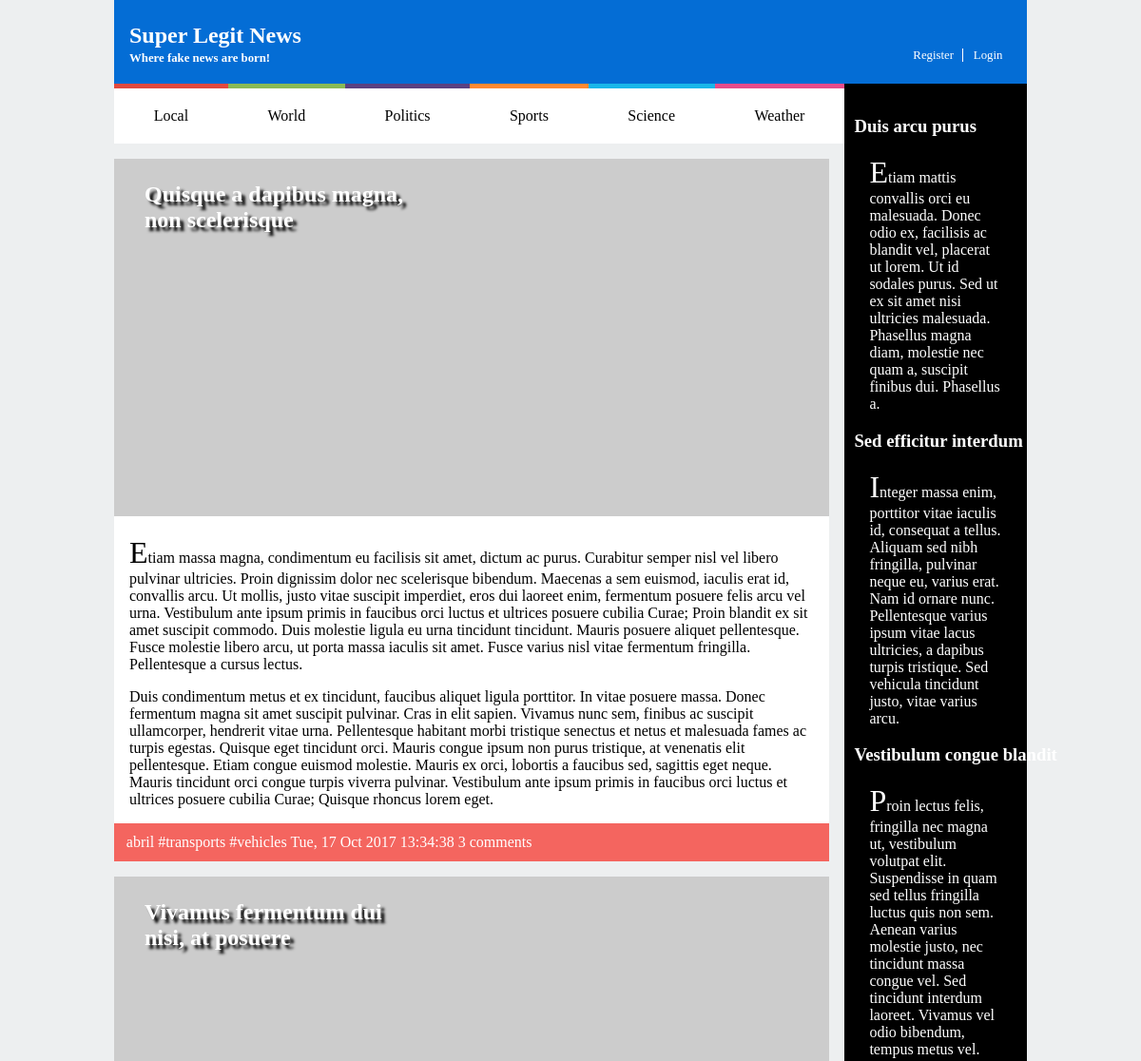
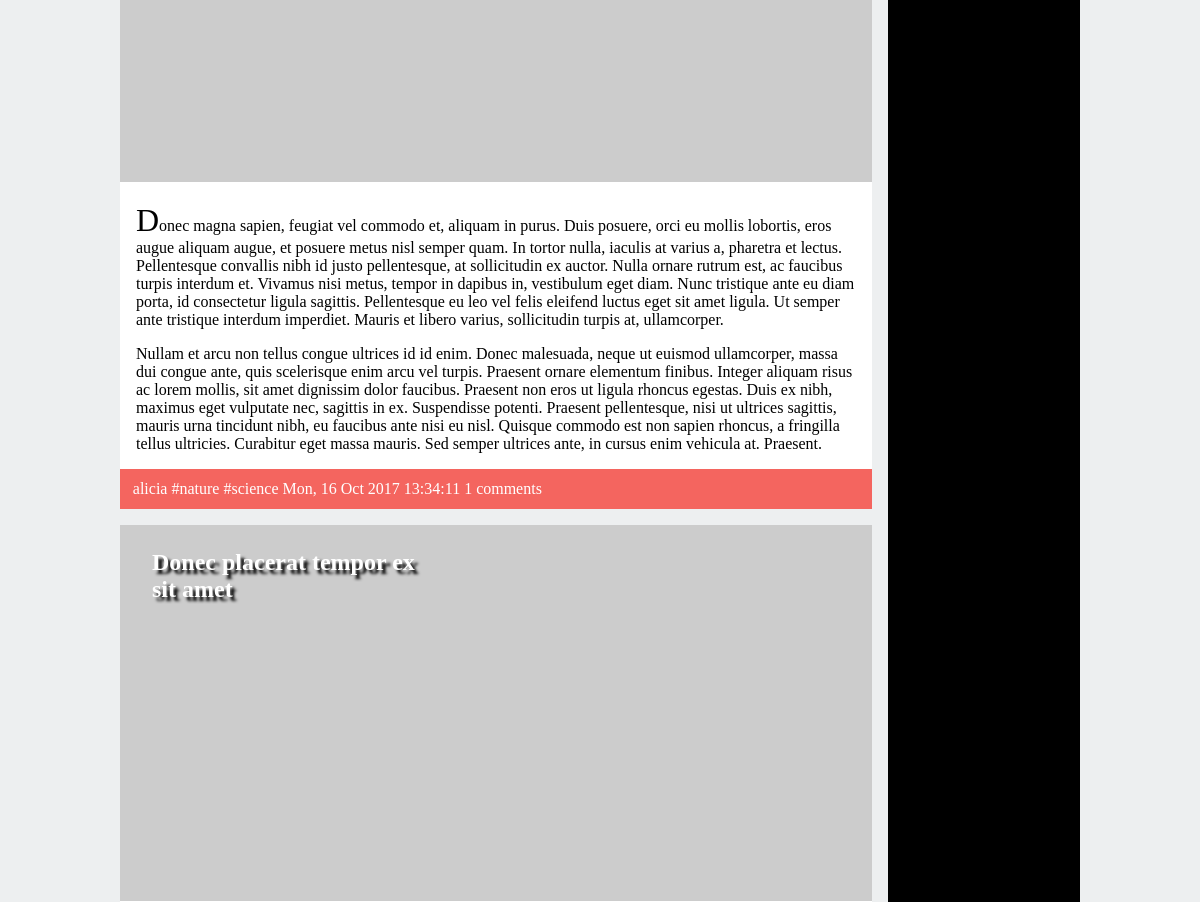
Before: / (upper part) with the older database file (2 pictures, top to bottom).
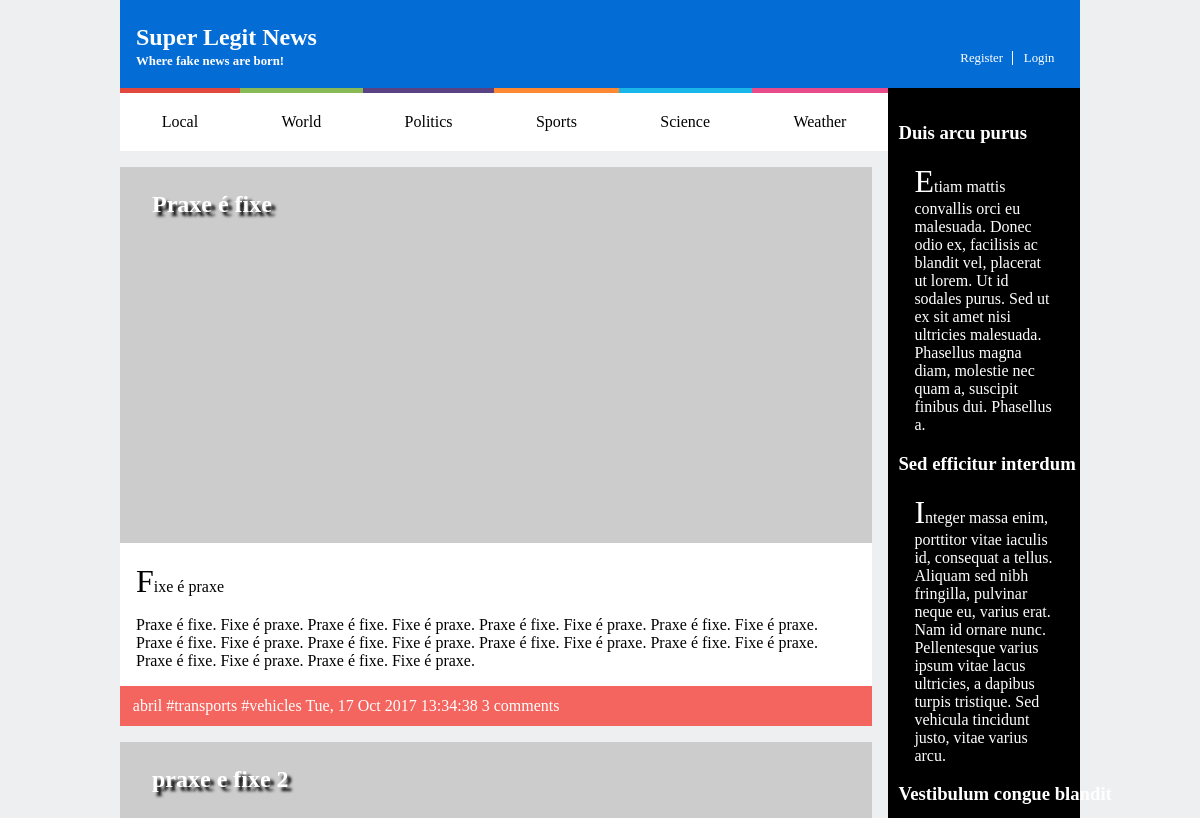
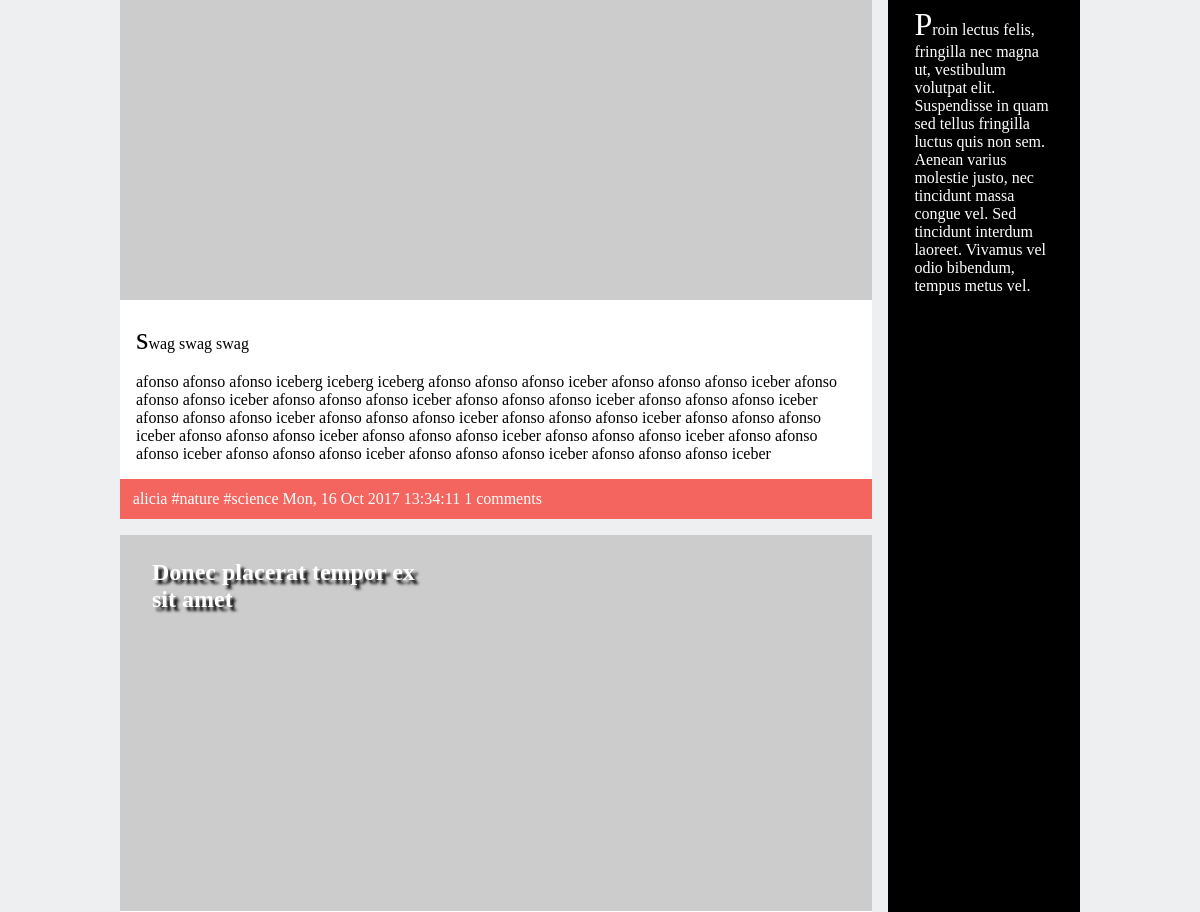
After: the same page with the newer database file (2 pictures, top to bottom).
### tables this page shows
CREATE TABLE news (
  id INTEGER PRIMARY KEY,
  title VARCHAR,
  published INTEGER, -- date when the article was published in epoch format
  tags VARCHAR, -- comma separated tags
  username VARCHAR REFERENCES users, -- who wrote the article
  introduction VARCHAR,
  fulltext VARCHAR
);

### index.php (called while the page is built)
<?php
    include_once('database/connection.php');
    include_once('database/news.php');
    $articles = getAllNews();
    include('templates/header.php');
    include('templates/list_news.php');
    include('templates/footer.php');
?>

### database/news.php (called while the page is built)
<?php
function getAllNews() {
    global $db;
    $stmt = $db->prepare('SELECT news.*, users.*, COUNT(comments.id) AS comments
						  FROM news LEFT JOIN users USING (username) LEFT JOIN comments ON comments.news_id = news.id
						  GROUP BY news.id, users.username
						  ORDER BY published DESC');
	$stmt->execute();
    $articles = $stmt->fetchAll();
    return $articles;
}
?>

### templates/list_news.php (the view)
<?php
	foreach($articles as $article) {
		echo '<article>';
		echo '<header>';
		echo '<h1>' . $article['title'] .' </h1>';
		echo '</header>';
		echo '<img src="http://lorempixel.com/600/300/business/" alt="">';
		echo '<p>' . $article['introduction'] . '</p>';
		echo '<p>' . $article['fulltext'] . '</p>';
		echo '<footer>';
		echo '<span class="author">' . $article['username'] . '</span>';
		echo '<span class="tags">';
		$tags = explode(",", $article['tags']);
		foreach($tags as $tag) {
			echo '<a href="index.php"> #' . $tag . ' ' . '</a>';
		}
		echo '</span>';
		echo '<span class="date">' . substr(gmdate('r', $article['published']), 0, -5) . '</span>';
		echo '<a href="news_item.php?id='. $article['id'] . '">' . $article['comments'] . ' comments' . '</a>';
		echo '</footer>';
		echo '</article>';
	}
?>

### templates/header.php (shortened to what this page needs)
<!DOCTYPE html>
<html lang="en-US">
  <head>
    <link href="css/style.css" rel="stylesheet">
    <link href="css/layout.css" rel="stylesheet">
    <link href="css/responsive.css" rel="stylesheet">
    <link href="css/comments.css" rel="stylesheet">
    <link href="css/forms.css" rel="stylesheet">
  </head>
  <body>
    <header>
      <h1><a href="index.html">Super Legit News</a></h1>
      <h2><a href="index.html">Where fake news are born!</a></h2>
      <div id="signup">
        <a href="register.html">Register</a>
        <a href="login.html">Login</a>
      </div>
    </header>
    <nav id="menu">
      <ul>
        <li><a href="index.html">Local</a></li>
        <li><a href="index.html">World</a></li>
        <li><a href="index.html">Politics</a></li>
        <li><a href="index.html">Sports</a></li>
        <li><a href="index.html">Science</a></li>
        <li><a href="index.html">Weather</a></li>
      </ul>
    </nav>
    <aside id="related">
      <article>
        <h1><a href="#">Duis arcu purus</a></h1>
        <p>Etiam mattis convallis orci eu malesuada. Donec odio ex, facilisis ac blandit vel, placerat ut lorem. Ut id sodales purus. Sed ut ex sit amet nisi ultricies malesuada. Phasellus magna diam, molestie nec quam a, suscipit finibus dui. Phasellus a.</p>
      </article>
      <article>
        <h1><a href="#">Sed efficitur interdum</a></h1>
        <p>Integer massa enim, porttitor vitae iaculis id, consequat a tellus. Aliquam sed nibh fringilla, pulvinar neque eu, varius erat. Nam id ornare nunc. Pellentesque varius ipsum vitae lacus ultricies, a dapibus turpis tristique. Sed vehicula tincidunt justo, vitae varius arcu.</p>
      </article>
      <article>
        <h1><a href="#">Vestibulum congue blandit</a></h1>
        <p>Proin lectus felis, fringilla nec magna ut, vestibulum volutpat elit. Suspendisse in quam sed tellus fringilla luctus quis non sem. Aenean varius molestie justo, nec tincidunt massa congue vel. Sed tincidunt interdum laoreet. Vivamus vel odio bibendum, tempus metus vel.</p>
      </article>
    </aside>
    <section id="news">

### templates/footer.php (shortened to what this page needs)
</section>
  </body>
</html>

### css/style.css (style rules this page uses)
body > header { padding-top: 0.5em; padding-bottom: 1em; padding-left: 1em; background-color: #046DD5; margin-bottom: 0em; }
a { text-decoration: none; color: white; }
header #signup a { color: white; }
header h1 { margin-bottom: 0px; font-size: 1.5em; color: white; }
header h2 { margin-top: 0.2em; margin-bottom: 0.2em; font-size: 0.8em; }
header #signup { font-size:0.8em; }
a[href="register.html"] { padding-right: 0.7em; border-right: 1px solid; border-right-color: white; }
a[href="login.html"] { padding-left: 0.6em; }
#menu ul { text-align: center; padding: 0em; margin-top: 0em; margin-bottom: 0em; }
#menu ul li { padding-top: 1.25em; padding-bottom: 1.25em; display: block; }
#menu ul li a { color: black; }
#menu ul li:nth-of-type(1) { border-top: 5px solid #E1493E; }
#menu ul li:nth-of-type(2) { border-top: 5px solid #8ABA56; }
#menu ul li:nth-of-type(3) { border-top: 5px solid #5B4282; }
#menu ul li:nth-of-type(4) { border-top: 5px solid #FF8932; }
#menu ul li:nth-of-type(5) { border-top: 5px solid #19B6E9; }
#menu ul li:nth-of-type(6) { border-top: 5px solid #E84C8B; }
aside { background: black; padding-top: 1em; padding-bottom: 1em; padding-left: 0.65em; padding-right: 0.65em; margin-top: 0em; margin-bottom: 0em; color: white; }
aside a { color: white; }
article img { width: 100%; height: auto; }
article header { padding-right: 1em; padding-left: 1em; }
article header h1 { position: absolute; padding: inherit; text-shadow: black 4px 4px 3px; }
article p, article footer { padding-left: 1em; padding-right: 1em; }
article p:first-of-type::first-letter { font-size: 2em; }
#news footer { color: white; background: #F4655F; padding-top: 0.7em; padding-bottom: 0.7em; margin-bottom: 1em; }
footer:last-of-type { background: black; color: white; padding-top: 0.25em; padding-bottom: 0.25em; padding-left: 0.8em; }

### css/layout.css (style rules this page uses)
#menu ul { display: flex; flex-direction: row; justify-content: space-around; background-color: white; }
#menu ul li { flex-grow: 1; }
body { display: grid; margin: auto; width: 60em; grid-template-columns: 80% 20%; grid-template-rows: auto auto auto auto auto auto auto; background-color: #EDEFF0; }
body header { grid-column-start: 1; grid-column-end: span 2; grid-row-start: 1; }
aside { grid-column-start: 2; grid-row-start: 2; grid-row-end: 8; }
#news article { margin-top: 1em; background-color: white; margin-right: 1em; }
#signup { display: inline-block; float: right; margin-right: 2em; }
header h2 { display: inline-block; }
article h1 { width: 12em; }

Changed rows visible on the page:
changed news "transports": title "Quisque a dapibus magna, non scelerisque" → "Praxe é fixe"; introduction "Etiam massa magna, condimentum eu facilisis sit amet, dictum ac purus. Curabitur semper nisl vel libero pulvinar ultricies. Proin dignissim dolor nec scelerisque bibendum. Maecenas a sem euismod, iaculis erat id, convallis arcu. Ut mollis, justo vitae suscipit imperdiet, eros dui laoreet enim, fermentum posuere felis arcu vel urna. Vestibulum ante ipsum primis in faucibus orci luctus et ultrices posuere cubilia Curae; Proin blandit ex sit amet suscipit commodo. Duis molestie ligula eu urna tincidunt tincidunt. Mauris posuere aliquet pellentesque. Fusce molestie libero arcu, ut porta massa iaculis sit amet. Fusce varius nisl vitae fermentum fringilla. Pellentesque a cursus lectus." → "Fixe é praxe"; fulltext "Duis condimentum metus et ex tincidunt, faucibus aliquet ligula porttitor. In vitae posuere massa. Donec fermentum magna sit amet suscipit pulvinar. Cras in elit sapien. Vivamus nunc sem, finibus ac suscipit ullamcorper, hendrerit vitae urna. Pellentesque habitant morbi tristique senectus et netus et malesuada fames ac turpis egestas. Quisque eget tincidunt orci. Mauris congue ipsum non purus tristique, at venenatis elit pellentesque. Etiam congue euismod molestie. Mauris ex orci, lobortis a faucibus sed, sagittis eget neque. Mauris tincidunt orci congue turpis viverra pulvinar. Vestibulum ante ipsum primis in faucibus orci luctus et ultrices posuere cubilia Curae; Quisque rhoncus lorem…" → "Praxe é fixe. Fixe é praxe. Praxe é fixe. Fixe é praxe. Praxe é fixe. Fixe é praxe. Praxe é fixe. Fixe é praxe. Praxe é fixe. Fixe é praxe. Praxe é fixe. Fixe é praxe. Praxe é fixe. Fixe é praxe. Praxe é fixe. Fixe é praxe. Praxe é fixe. Fixe é praxe. Praxe é fixe. Fixe é praxe."
changed news "nature": title "Vivamus fermentum dui nisi, at posuere" → "praxe e fixe 2"; introduction "Donec magna sapien, feugiat vel commodo et, aliquam in purus. Duis posuere, orci eu mollis lobortis, eros augue aliquam augue, et posuere metus nisl semper quam. In tortor nulla, iaculis at varius a, pharetra et lectus. Pellentesque convallis nibh id justo pellentesque, at sollicitudin ex auctor. Nulla ornare rutrum est, ac faucibus turpis interdum et. Vivamus nisi metus, tempor in dapibus in, vestibulum eget diam. Nunc tristique ante eu diam porta, id consectetur ligula sagittis. Pellentesque eu leo vel felis eleifend luctus eget sit amet ligula. Ut semper ante tristique interdum imperdiet. Mauris et libero varius, sollicitudin turpis at, ullamcorper." → "swag swag swag"; fulltext "Nullam et arcu non tellus congue ultrices id id enim. Donec malesuada, neque ut euismod ullamcorper, massa dui congue ante, quis scelerisque enim arcu vel turpis. Praesent ornare elementum finibus. Integer aliquam risus ac lorem mollis, sit amet dignissim dolor faucibus. Praesent non eros ut ligula rhoncus egestas. Duis ex nibh, maximus eget vulputate nec, sagittis in ex. Suspendisse potenti. Praesent pellentesque, nisi ut ultrices sagittis, mauris urna tincidunt nibh, eu faucibus ante nisi eu nisl. Quisque commodo est non sapien rhoncus, a fringilla tellus ultricies. Curabitur eget massa mauris. Sed semper ultrices ante, in cursus enim vehicula at. Praesent." → "afonso afonso afonso iceberg iceberg iceberg afonso afonso afonso iceber afonso afonso afonso iceber afonso afonso afonso iceber afonso afonso afonso iceber afonso afonso afonso iceber afonso afonso afonso iceber afonso afonso afonso iceber afonso afonso afonso iceber afonso afonso afonso iceber afonso afonso afonso iceber afonso afonso afonso iceber afonso afonso afonso iceber afonso afonso afonso iceber afonso afonso afonso iceber afonso afonso afonso iceber afonso afonso afonso iceber afonso afonso afonso iceber"
